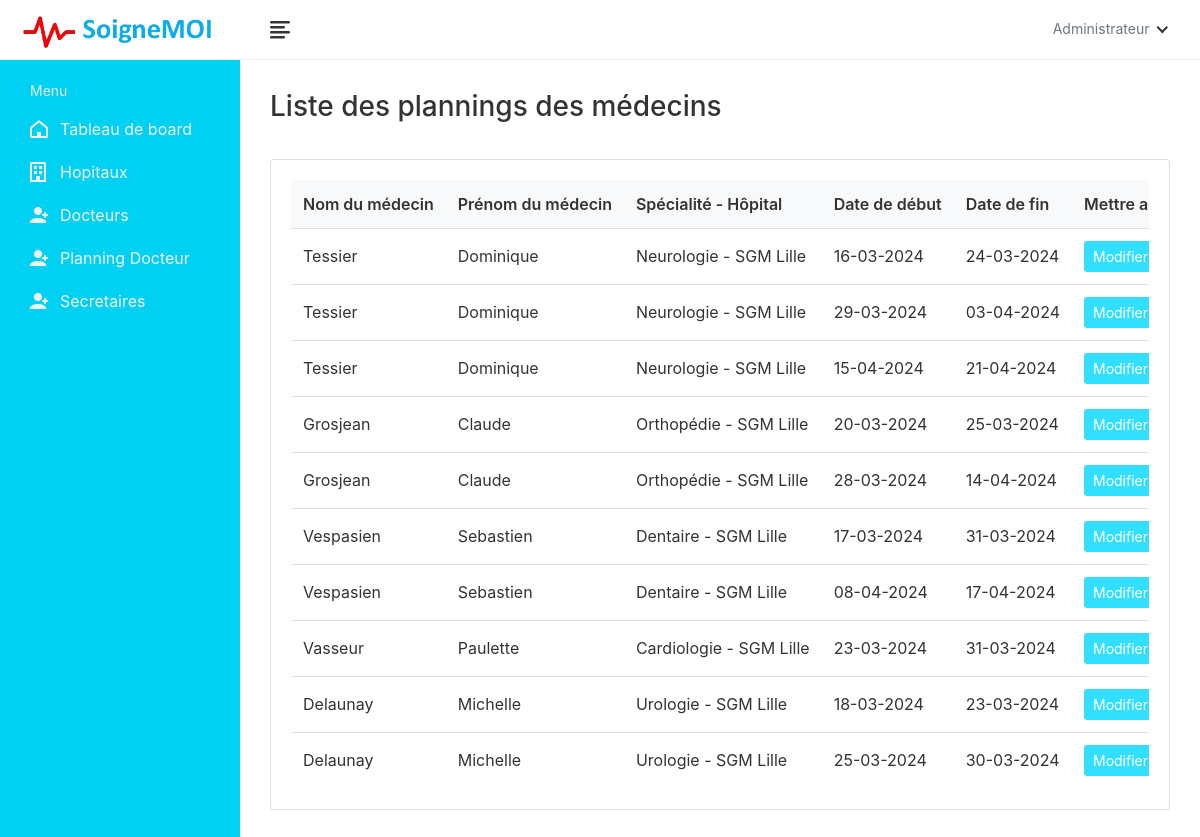
Page /doctor-schedule/ (signed in) on the earlier database version.
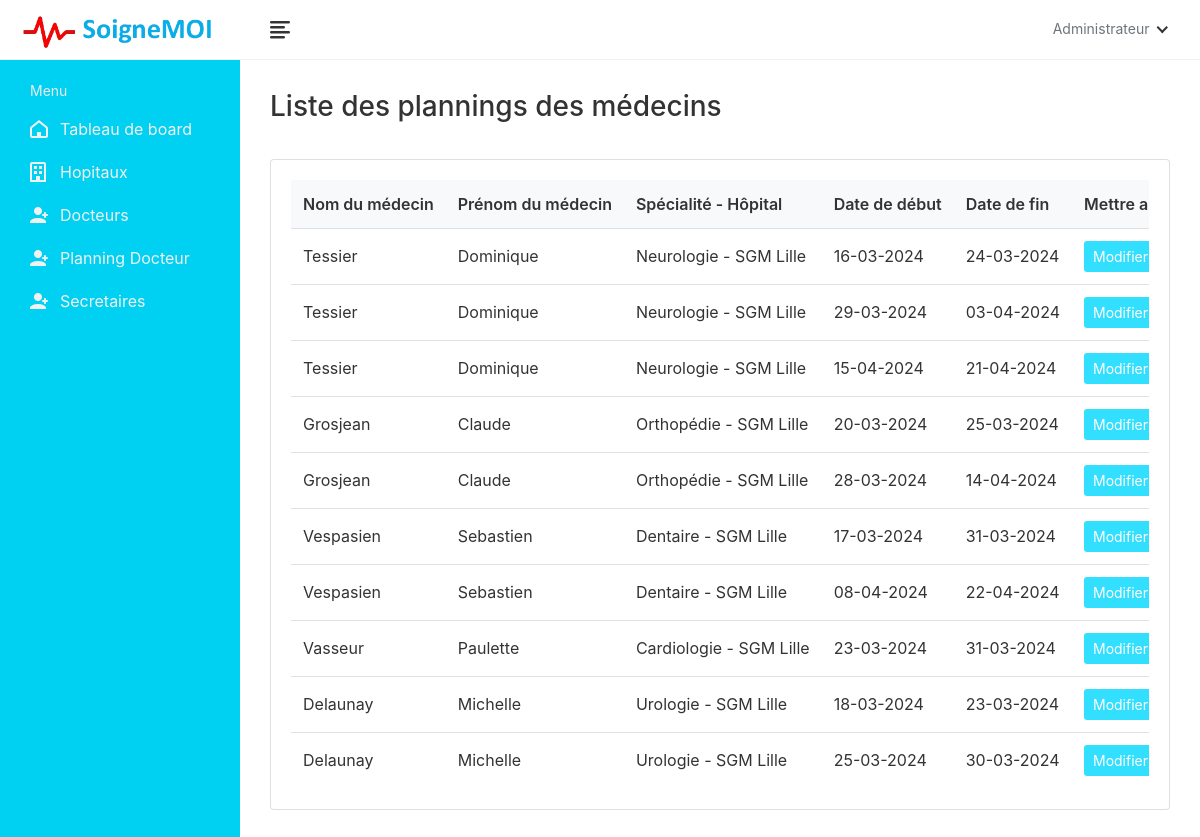
Same page on the later database version.
### book/models.py (models this page shows, shortened)
class DoctorTimeSlots(models.Model):
    doctor = models.ForeignKey(Doctor, on_delete=models.CASCADE)
    doc_start_date = models.DateField(null=True, blank=True)
    doc_end_date= models.DateField(null=True, blank=True)
    class Meta:
        verbose_name_plural = "DoctorTimeSlots"

### book/views.py (the view)
# urls.py: path('doctor-schedule/', DoctorScheduleListView.as_view(), name='doctor-schedule-list'),
class DoctorScheduleListView(LoginRequiredMixin, View):
    def get(self, request):
        doctors = Doctor.objects.all().prefetch_related('doctortimeslots_set')
        context = {
            'doctors': doctors
        }
        return render(request, 'book/administration/doctor/doctor-schedule-list.html', context)

### book/models.py (called while the page is built)
    def __str__(self):
        return str(self.name)

    def __str__(self):
        val1 = str(self.specialization_name)
        val2 = str(self.hospital)
        val3 = val1 + ' - ' + val2
        return str(val3)

### templates/book/administration/doctor/doctor-schedule-list.html (shortened to what this page needs)
{% extends 'book/administration/admin-base.html' %}
{% load static %}
{% block content %}
<div class="main-wrapper">
    <header class="header">
        {% include 'book/administration/hospital-admin-navbar.html' %}
    </header>
    <aside class="sidebar" id="sidebar">
        {% include 'book/administration/hospital-admin-sidebar.html' %}
    </aside>
    <div class="page-wrapper">
        <div class="content container-fluid">
            <div class="page-header">
                <div class="row">
                    <div class="col-sm-12">
                        <h3 class="page-title">Liste des plannings des médecins</h3>
                    </div>
                </div>
            </div>
            <div class="row">
                <div class="col-md-12">
                    <div class="card">
                        <div class="card-body">
                            <div class="table-responsive">
                                <table class="datatable table table-hover table-center mb-0">
                                    <thead>
                                        <tr>
                                            <th>Nom du médecin</th>
                                            <th>Prénom du médecin</th>
                                            <th>Spécialité - Hôpital</th>
                                            <th>Date de début</th>
                                            <th>Date de fin</th>
                                            <th>Mettre a jour</th>
                                        </tr>
                                    </thead>
                                    <tbody>
                                        {% for doctor in doctors %}
                                            {% for time_slot in doctor.doctortimeslots_set.all %}
                                            <tr>
                                                <td>{{ doctor.last_name }}</td>
                                                <td>{{ doctor.first_name }}</td>
                                                <td>{{ doctor.specialization }}</td>
                                                <td>{{ time_slot.doc_start_date|date:'d-m-Y' }}</td>
                                                <td>{{ time_slot.doc_end_date|date:'d-m-Y' }}</td>
                                                <td>
                                                    <button type="submit" class="btn btn-sm" style="background-color: #32DFFF; color: white;" href="#" data-toggle="modal" data-target="#editModal-{{ time_slot.id }}">Modifier</button>
                                                </td>
                                            </tr>
                                            {% endfor %}
                                        {% endfor %}
                                    </tbody>
                                </table>
                            </div>
                        </div>
                    </div>
                </div>
            </div>
        </div>
    </div>
</div>
{% endblock content %}

Differences in the rows shown:
changed DoctorTimeSlots (number 7 of 10 on the later page): doc_end_date "17-04-2024" → "22-04-2024"
